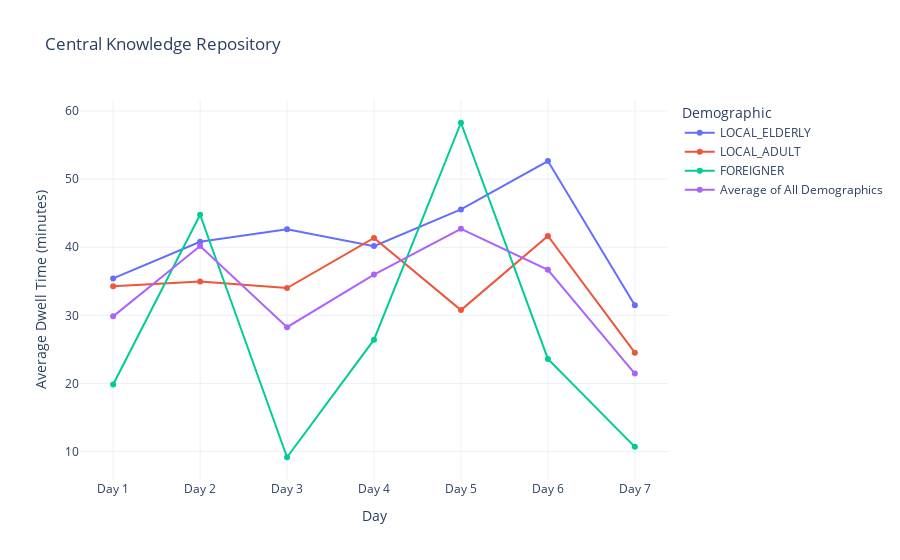

The code cell stored with this chart in its notebook:
### Markdown cell above
# Central knowledge repository

### Code cell
import pandas as pd
import plotly.graph_objects as go

file_path = 'shared-database/SimulationData7.xlsx'
xls = pd.ExcelFile(file_path)

avg_dwell_times = pd.DataFrame()

for sheet_name in xls.sheet_names:
    day_data = pd.read_excel(xls, sheet_name=sheet_name)
    day_data = day_data.drop(columns=[col for col in day_data.columns if "Unnamed" in col])
    day_data_filtered = day_data[(day_data['Simulation Hour'] >= 10) & (day_data['Simulation Hour'] <= 20)]
    avg_for_day = (day_data_filtered[day_data_filtered > 0].mean().drop('Simulation Hour')) / 60
    avg_dwell_times[sheet_name] = avg_for_day

avg_dwell_times = avg_dwell_times.T
avg_dwell_times = avg_dwell_times.drop('Day 8', errors='ignore')
avg_dwell_times.index = [f"Day {i+1}" for i in range(len(avg_dwell_times))]

average_repo = avg_dwell_times['Average of All Demographics'].mean()
print(average_repo)
dictionary['Repository'] = average_repo

fig = go.Figure()

for demographic in avg_dwell_times.columns:
    text_values = [f"{value:.2f}" for value in avg_dwell_times[demographic]]
    fig.add_trace(go.Scatter(x=avg_dwell_times.index, y=avg_dwell_times[demographic], text=text_values,
                             mode='lines+markers', name=demographic, textposition="top center"))

fig.update_layout(title='Central Knowledge Repository',
                  xaxis_title='Day',
                  yaxis_title='Average Dwell Time (minutes)',
                  legend_title='Demographic',
                  template='plotly_white')

fig.show()

### Figure 1 — Plotly figure (JSON) as saved in the notebook; plotly's stock layout.template omitted (floating-point values rounded to 4 significant figures)
{"data": [{"mode": "lines+markers", "name": "LOCAL_ELDERLY", "text": ["35.43", "40.80", "42.63", "40.17", "45.55", "52.66", "31.50"], "textposition": "top center", "type": "scatter", "x": ["Day 1", "Day 2", "Day 3", "Day 4", "Day 5", "Day 6", "Day 7"], "y": [35.43, 40.8, 42.63, 40.17, 45.55, 52.66, 31.5]}, {"mode": "lines+markers", "name": "LOCAL_ADULT", "text": ["34.27", "34.97", "34.01", "41.37", "30.77", "41.66", "24.52"], "textposition": "top center", "type": "scatter", "x": ["Day 1", "Day 2", "Day 3", "Day 4", "Day 5", "Day 6", "Day 7"], "y": [34.27, 34.97, 34.01, 41.37, 30.77, 41.66, 24.52]}, {"mode": "lines+markers", "name": "FOREIGNER", "text": ["19.86", "44.78", "9.17", "26.44", "58.28", "23.60", "10.69"], "textposition": "top center", "type": "scatter", "x": ["Day 1", "Day 2", "Day 3", "Day 4", "Day 5", "Day 6", "Day 7"], "y": [19.86, 44.78, 9.167, 26.44, 58.28, 23.6, 10.69]}, {"mode": "lines+markers", "name": "Average of All Demographics", "text": ["29.85", "40.18", "28.26", "35.99", "42.71", "36.69", "21.45"], "textposition": "top center", "type": "scatter", "x": ["Day 1", "Day 2", "Day 3", "Day 4", "Day 5", "Day 6", "Day 7"], "y": [29.85, 40.18, 28.26, 35.99, 42.71, 36.69, 21.45]}], "layout": {"legend": {"title": {"text": "Demographic"}}, "title": {"text": "Central Knowledge Repository"}, "xaxis": {"title": {"text": "Day"}}, "yaxis": {"title": {"text": "Average Dwell Time (minutes)"}}}}
